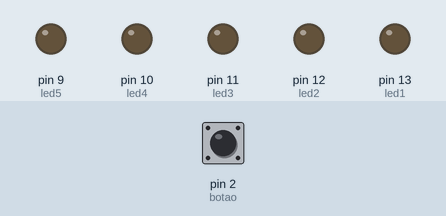
A sketch run on a simulated Arduino Uno, built with avr-gcc and run on an emulated ATmega328P. On the bench: output pins drawn as LEDs (lit = HIGH). Dashed ring = blinking. Inputs (shaded band) come from the test bench; at power-on: pin 2 (botao) HIGH.

Above: at 1.2 s.
1.3 s: pin 2 (botao) pulled LOW for 0.15 s
At 2.35 s:
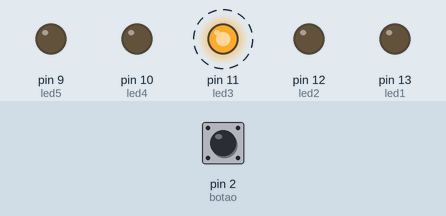
At 3.5 s:
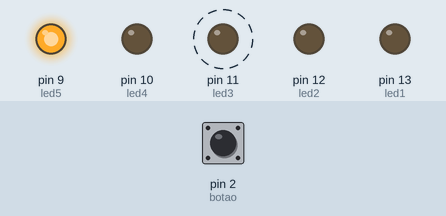
Timing chart, 0 to 10.3 s (numbered marks = the images above; inputs shaded):
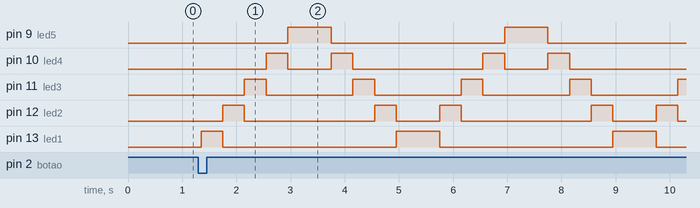

The sketch:

aula4.ino
```cpp
/***************************************************
AULA 4 - Funções com LEDs por botão - 11/03/2026

Autor: Gerson Cesar Grobe de Miranda
***************************************************/

//Denominar os pinos de ligação
#define led1 13
#define led2 12
#define led3 11
#define led4 10
#define led5 9
#define botao 2

//variáveis de controle
bool funcionando = false;
bool botaoPressionado = false;

int tempo = 400;

// modo de ligação dos pinos
void setup() {
  pinMode(led1, OUTPUT); // OUTPUT - saída
  pinMode(led2, OUTPUT);
  pinMode(led3, OUTPUT);
  pinMode(led4, OUTPUT);
  pinMode(led5, OUTPUT);
  pinMode(botao, INPUT_PULLUP); // INPUT_PULLUP resistência interna

  //inicializa o gerador aleatório percebendo o ruido do
  randomSeed(analogRead(0));

}

// loop de programação lógica de funcionamento
void loop() {

  bool leitura = digitalRead(botao);

  if (leitura == LOW && !botaoPressionado ) {
	funcionando = !funcionando; //inverte estado
    botaoPressionado = true; // marca que o botão ainda está pressionado
    delay(50); // respiro para evitar ruído (bouce)
  }

  //verifica se botão foi solto para permitir novo click
  if (leitura == HIGH && botaoPressionado ) {
    botaoPressionado = false;
  }

  //execução das funções
  if (funcionando) {
    //escolha da função
    sequenciaVaiVem();
  } else {
    desligarTodos();
  }
}

/************** FUNÇÕES CRIADAS ****************/

void sequenciaVaiVem() {
  int pinos[] = {led1, led2, led3, led4, led5};
  //ida
  for (int i=0; i<5; i++) {

    if (digitalRead(botao) == LOW && !botaoPressionado ) return;

    digitalWrite(pinos[i], HIGH);
    delay(tempo);
    digitalWrite(pinos[i], LOW);
  }
  //volta
  for (int i=4; i>=0; i--) {

    if (digitalRead(botao) == LOW && !botaoPressionado ) return;

    digitalWrite(pinos[i], HIGH);
    delay(tempo);
    digitalWrite(pinos[i], LOW);
  }
}

void desligarTodos() {
  digitalWrite(led1,LOW);
  digitalWrite(led2,LOW);
  digitalWrite(led3,LOW);
  digitalWrite(led4,LOW);
  digitalWrite(led5,LOW);
}
```

Measured:
- after the input at 1.3 s, pin 9 (led5): alternates HIGH for 0.80 s and LOW for 3.2 s, starting after 1.7 s; pin 10 (led4): LOW → HIGH after 1.3 s, → LOW 0.40 s later, → HIGH 0.80 s later, → LOW 0.40 s later, … (8 changes in this stretch)
